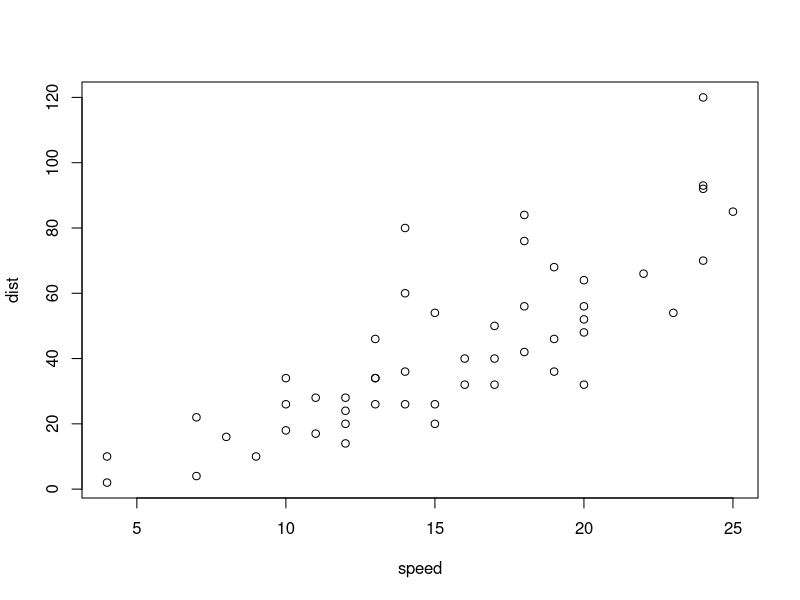
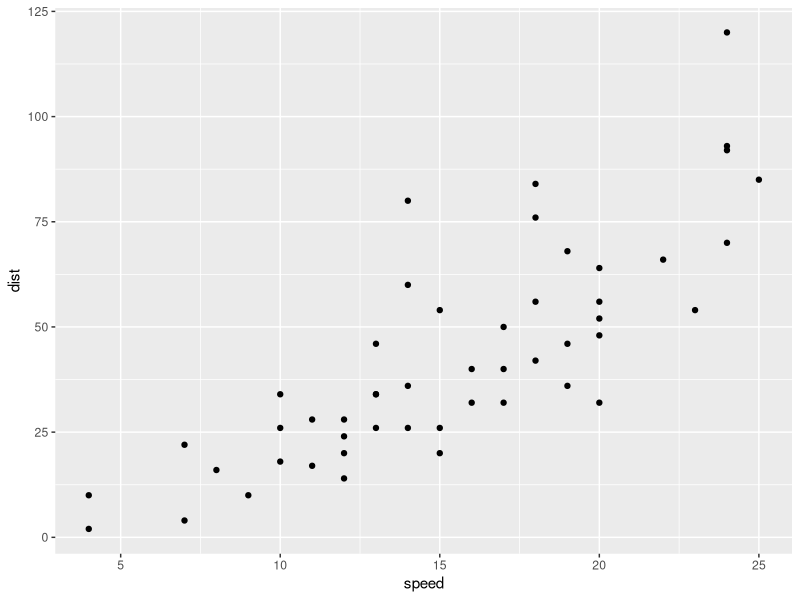
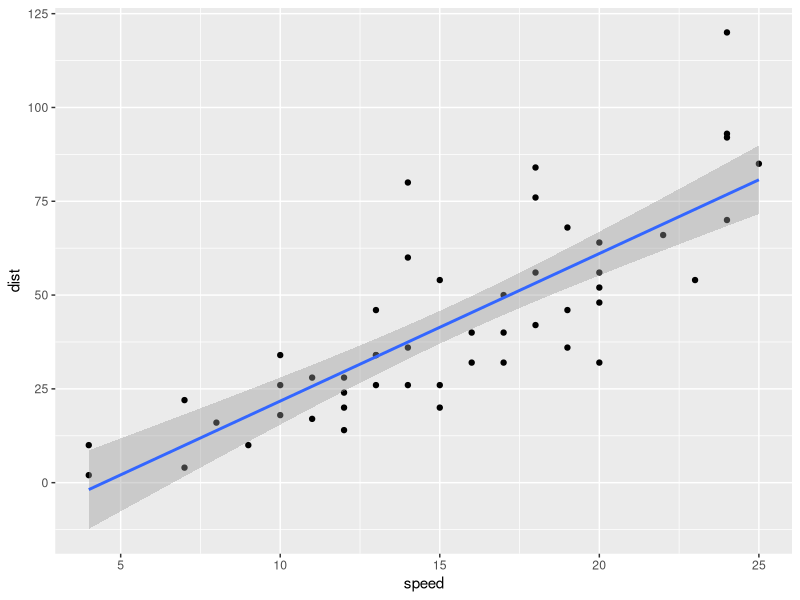

Write the R code that produced these figures, in order.
## ---- chunk 1
library(ggplot2)
## ---- chunk 2
plot(cars)
## ---- chunk 3
ggplot(cars, aes(speed, dist)) + geom_point()
## ---- chunk 4
ggplot(cars, aes(speed, dist)) + geom_point() + geom_smooth(method="lm")
